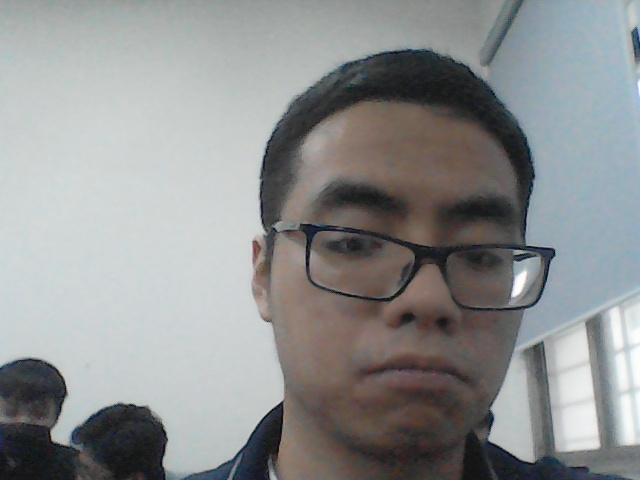
#> input picture sample/images/image_2023_01_12_08_09_12.jpg, 640 x 480 px
$ python -i main_window.py   (imports and definitions only)
#> lines starting #> are read from the running program, lines starting #| are printed output that depends on the picture; after the words box and inside, x2 and y2 are one past the last pixel; in counts of white or black regions, pixels touching at a corner belong together
#> further down, picture is the input picture: shape (480, 640, 3); mean B, G, R 144.9, 144.6, 142.5
import os
from datetime import datetime as dt
from pathlib import Path
from tkinter import *

import cv2
import numpy as np
from PIL import Image, ImageTk
from wand.image import Image as WandImg

# region Initial Setup
# Define directory to save samples
projDir = os.path.dirname(os.path.abspath(__file__))
smplImgPath = projDir + "\\sample\\images\\"
# [4 lines not run here, left out]

# Declare the width and height in variables
width, height = 640, 480

# Set the width and height
# [2 lines not run here, left out]

# Set values for radio buttons
rValue = {"No Effect": "0",
          "Mirror": "1",
          "Kaleidoscope": "2",
          "Swirl": "3",
          "Light Tunnel": "4"}


# endregion

# region Methods, Functions
# Image sharpening
# [30 lines left out: functions img_sharp, img_mirror, not called in this run]


# Image Kaleidoscope Effect
def img_kaleidoscope(img):
    # Crop image to square shape
    pil_img = Image.fromarray(cv2.cvtColor(img, cv2.COLOR_BGR2RGB))
    w, h = pil_img.size  # Get dimensions
#> w = 640; h = 480

    new_width = 480
    new_height = 480

    left = (w - new_width) / 2
#> left = 80
    top = (h - new_height) / 2
#> top = 0
    right = (w + new_width) / 2
#> right = 560
    bottom = (h + new_height) / 2
#> bottom = 480

    # Crop the center of the image
    pil_img = pil_img.crop((left, top, right, bottom))
#> pil_img: PIL image 480x480 RGB
    img = np.asarray(pil_img)[:, :, ::-1].copy()

    # arguments
    invert = "yes"  # invert mask; yes or no
    rotate = 0  # rotate composite; 0, 90, 180, 270

    ht, wd = img.shape[:2]
#> ht = 480; wd = 480

    # transpose the image
    imgt = cv2.transpose(img)

    # create diagonal bi-tonal mask
    mask = np.zeros((ht, wd), dtype=np.uint8)
    points = np.array([[[0, 0], [wd, 0], [wd, ht]]])
#> points = [[0, 0], [480, 0], [480, 480]]
    cv2.fillPoly(mask, points, 255)
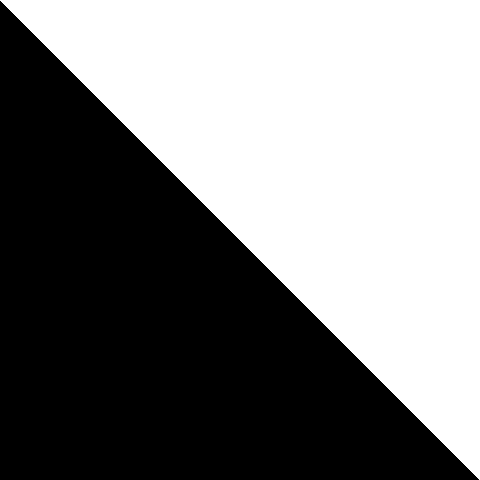
#> mask: shape (480, 480); 50.1% white; 1 black region, box (x1, y1, x2, y2) and area: (0, 1, 479, 480) 114960
    if invert == "yes":
        mask = cv2.bitwise_not(mask)

    # composite img and imgt using mask
    compA = cv2.bitwise_and(imgt, imgt, mask=mask)
    compB = cv2.bitwise_and(img, img, mask=255 - mask)
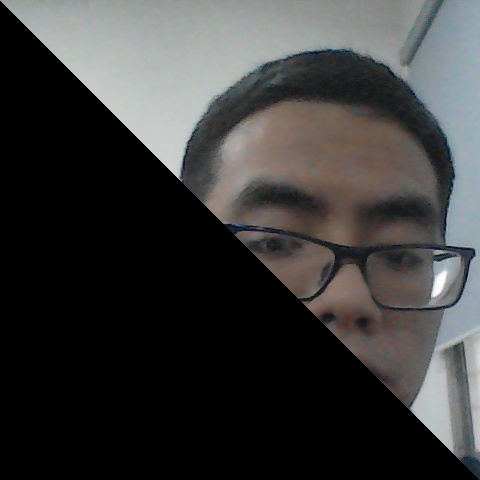
#> compB: shape (480, 480, 3); mean B, G, R 59.1, 59.5, 59.5
    comp = cv2.add(compA, compB)
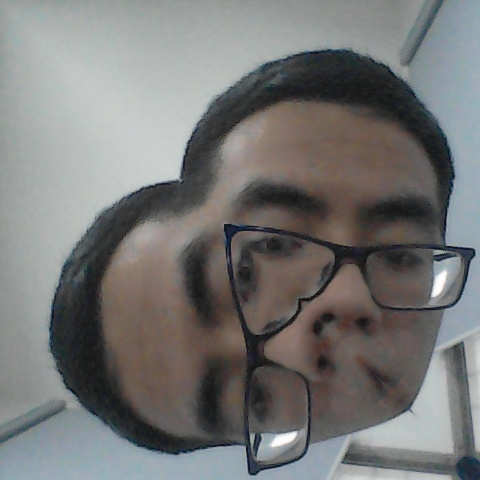
#> comp: shape (480, 480, 3); mean B, G, R 117.9, 118.7, 118.7

    # rotate composite
    if rotate == 90:
        comp = cv2.rotate(comp, cv2.ROTATE_90_CLOCKWISE)
    elif rotate == 180:
        comp = cv2.rotate(comp, cv2.ROTATE_180)
    elif rotate == 270:
        comp = cv2.rotate(comp, cv2.ROTATE_90_COUNTERCLOCKWISE)

    # mirror (flip) horizontally
    mirror = cv2.flip(comp, 1)
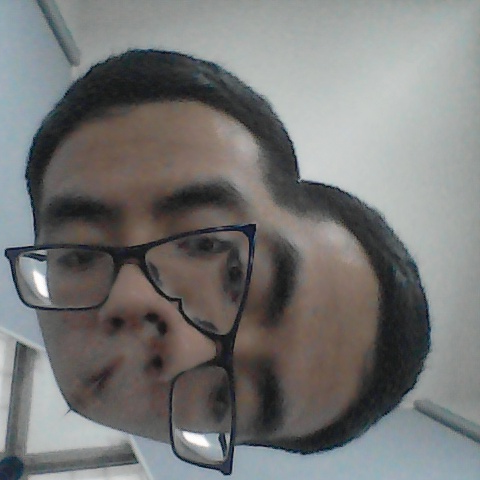
#> mirror: shape (480, 480, 3); mean B, G, R 117.9, 118.7, 118.7

    # concatenate horizontally
    top = np.hstack((comp, mirror))
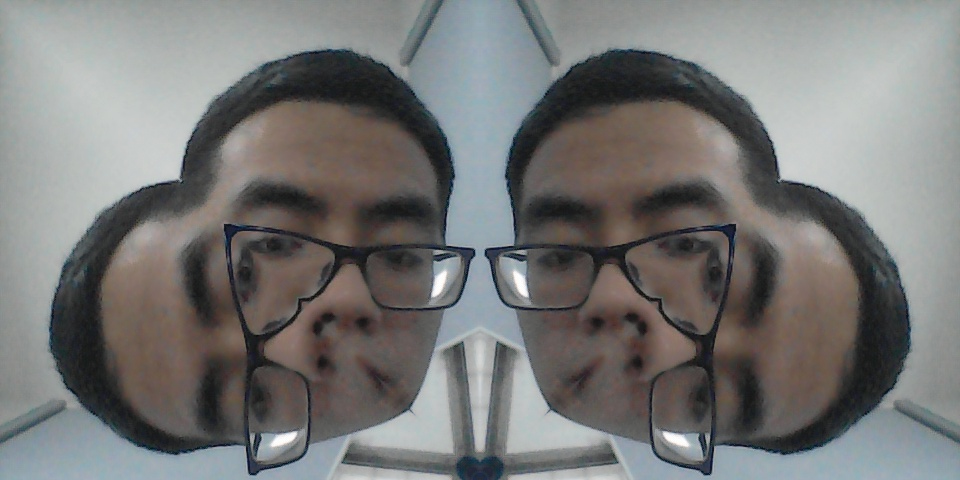
#> top: shape (480, 960, 3); mean B, G, R 117.9, 118.7, 118.7

    # mirror (flip) vertically
    bottom = cv2.flip(top, 0)
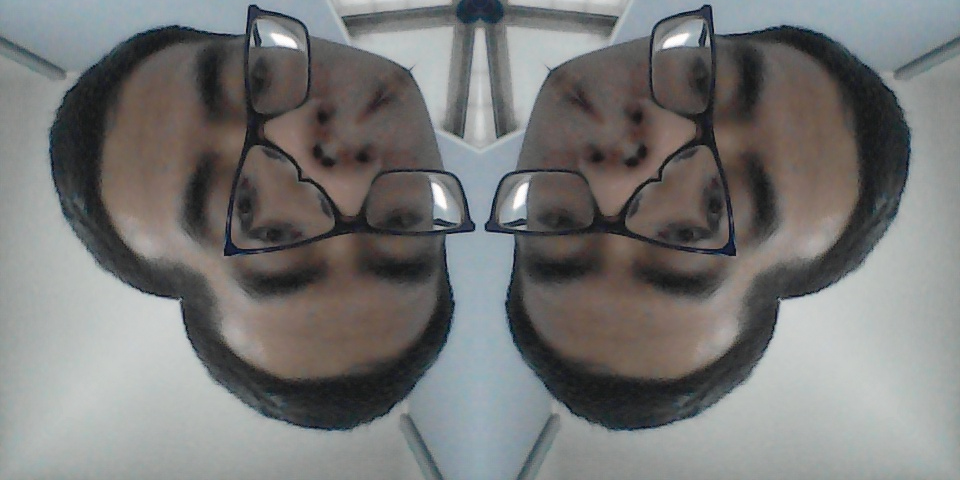
#> bottom: shape (480, 960, 3); mean B, G, R 117.9, 118.7, 118.7

    # concatenate vertically
    kaleidoscope_big = np.vstack((top, bottom))
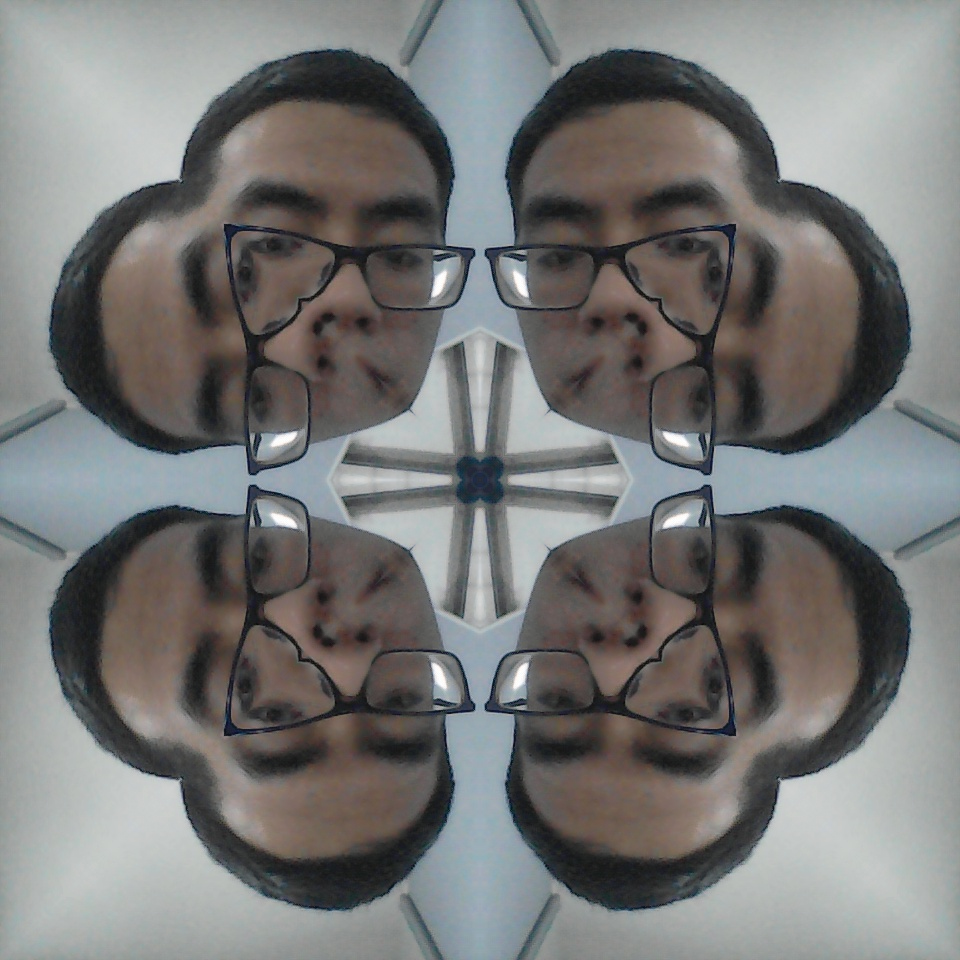
#> kaleidoscope_big: shape (960, 960, 3); mean B, G, R 117.9, 118.7, 118.7

    # resize
    kaleidoscope = cv2.resize(kaleidoscope_big, (0, 0), fx=0.5, fy=0.5, interpolation=cv2.INTER_LINEAR)

    return kaleidoscope


# Image Swirl Effect
# [97 lines left out: functions img_swirl, img_light_tunnel, open_camera, save_image, not called in this run]


# endregion

# region GUI
# Create a GUI app
# [5 lines not run here, left out]

# Create a label and display it on app
# [1 line that did not run here, left out]
# [1 line not run here, left out]

# Create button for image sharpening function
# [1 line that did not run here, left out]
# [1 line not run here, left out]

# Create a button to save image
# [1 line that did not run here, left out]
# [1 line not run here, left out]

# Create radio button for effects
# [1 line that did not run here, left out]
# [12 lines not run here, left out]

>>> import cv2
>>> picture = cv2.imread('sample/images/image_2023_01_12_08_09_12.jpg')
>>> result = img_kaleidoscope(picture)

$ run again, on sample/images/image_2023_01_12_08_09_13.jpg
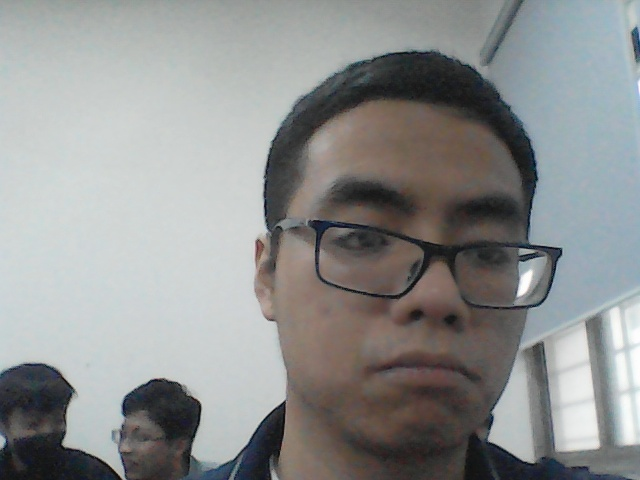
#> input picture sample/images/image_2023_01_12_08_09_13.jpg, 640 x 480 px
#> picture is the input picture: shape (480, 640, 3); mean B, G, R 143.8, 144.3, 142.5
#> mask: shape (480, 480); 50.1% white; 1 black region, box (x1, y1, x2, y2) and area: (0, 1, 479, 480) 114960
#> in img_kaleidoscope, `bottom = cv2.flip(top, 0)`:
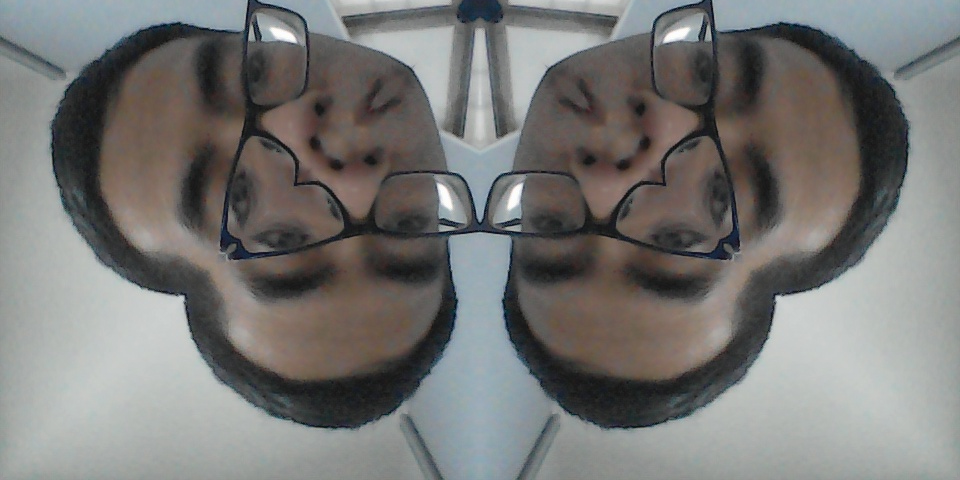
#> bottom: shape (480, 960, 3); mean B, G, R 116.8, 118.5, 118.9
#> in img_kaleidoscope, `kaleidoscope_big = np.vstack((top, bottom))`:
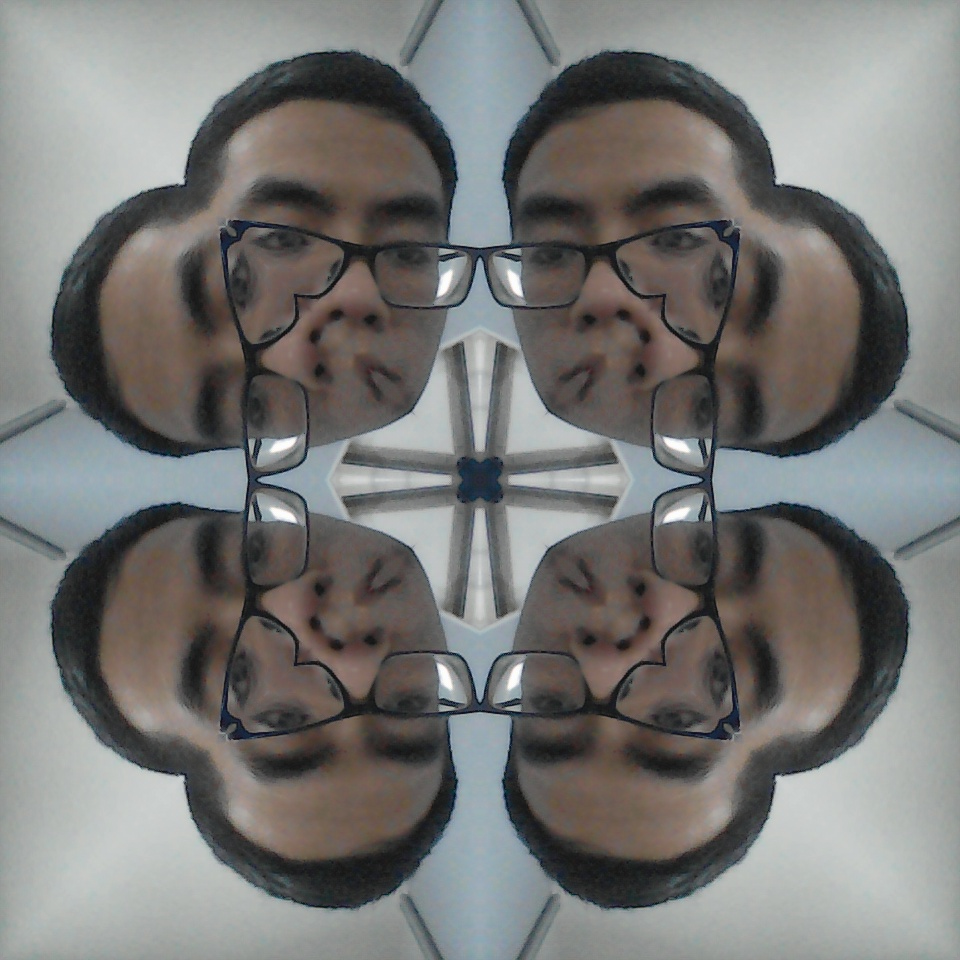
#> kaleidoscope_big: shape (960, 960, 3); mean B, G, R 116.8, 118.5, 118.9

$ run again, on sample/images/image_2023_01_12_08_09_36.jpg
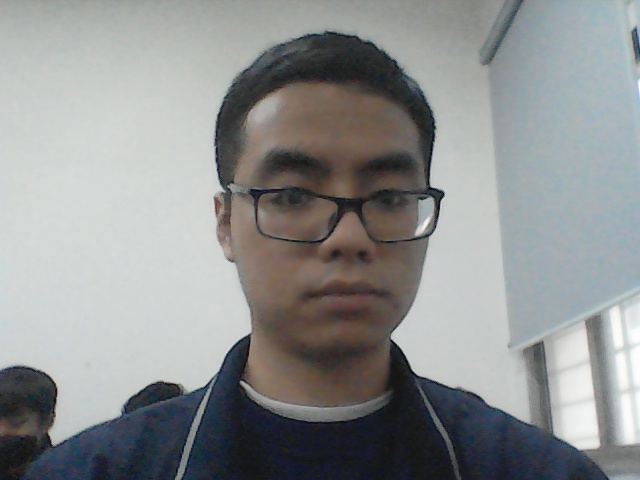
#> input picture sample/images/image_2023_01_12_08_09_36.jpg, 640 x 480 px
#> picture is the input picture: shape (480, 640, 3); mean B, G, R 144.4, 144.3, 142.3
#> mask: shape (480, 480); 50.1% white; 1 black region, box (x1, y1, x2, y2) and area: (0, 1, 479, 480) 114960
#> in img_kaleidoscope, `bottom = cv2.flip(top, 0)`:
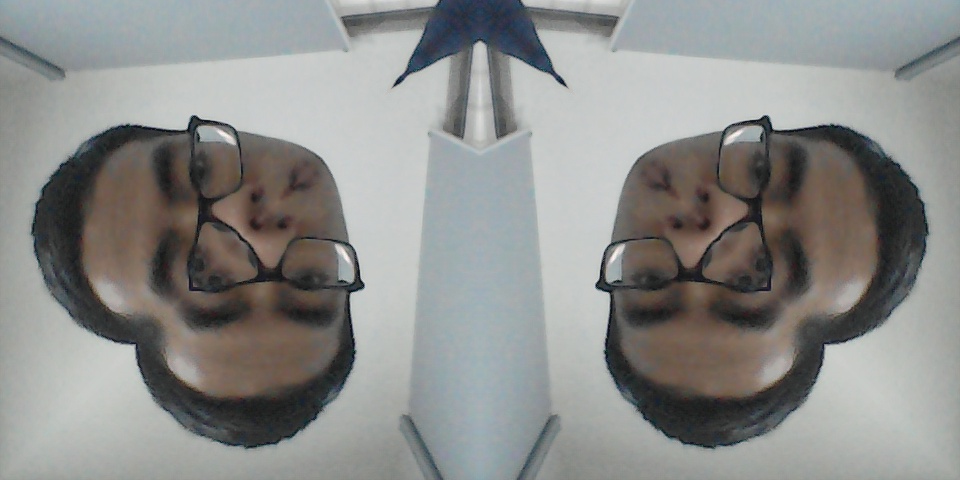
#> bottom: shape (480, 960, 3); mean B, G, R 138.5, 140.4, 139.5
#> in img_kaleidoscope, `kaleidoscope_big = np.vstack((top, bottom))`:
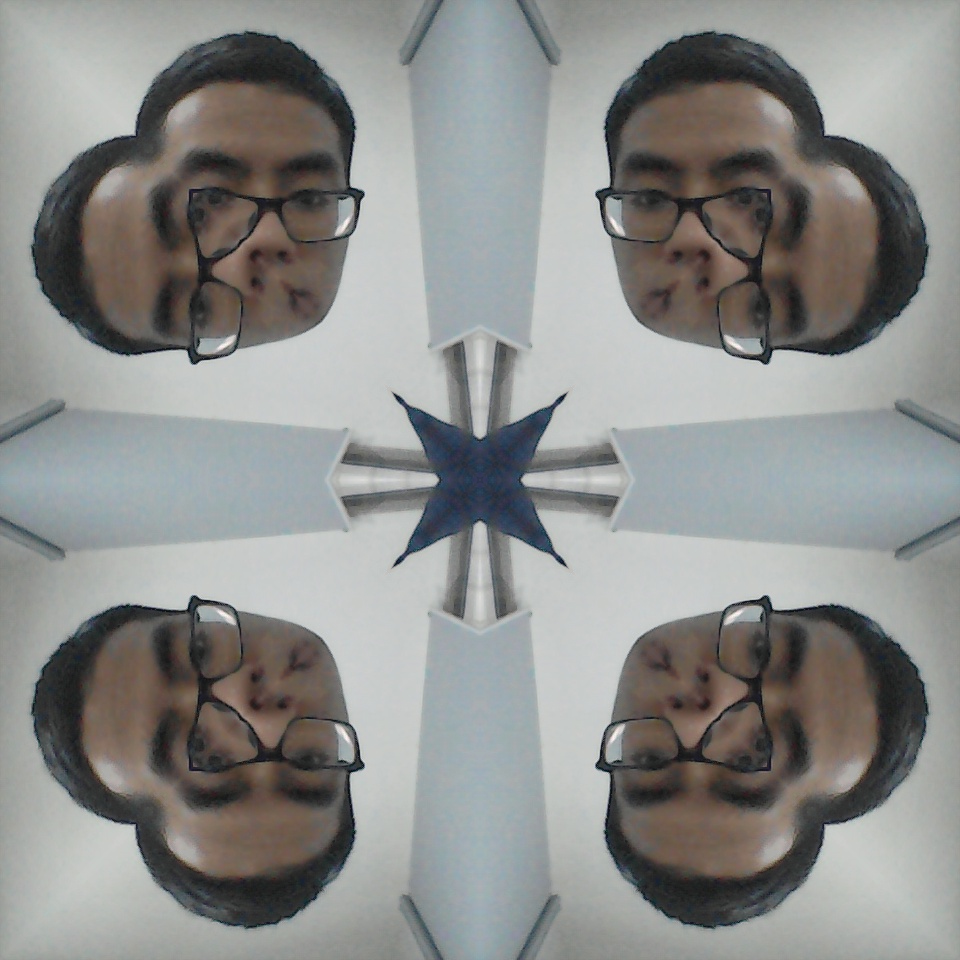
#> kaleidoscope_big: shape (960, 960, 3); mean B, G, R 138.5, 140.4, 139.5
